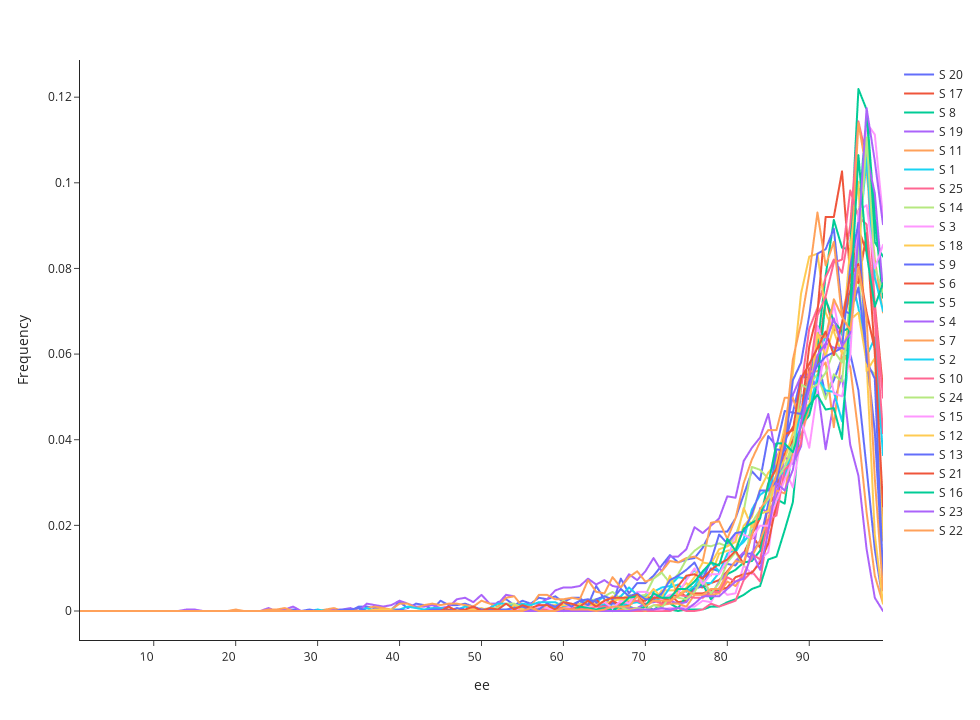

The code cell stored with this chart in its notebook:
### Code cell
fig = px.line(percentage_df)

# Customize the layout
fig.update_layout(xaxis_title='ee', yaxis_title='Frequency', legend_title=None, xaxis_tickangle=-4,template='simple_white',width=980, height=720,
                  )

# Show the plot
fig.show()
